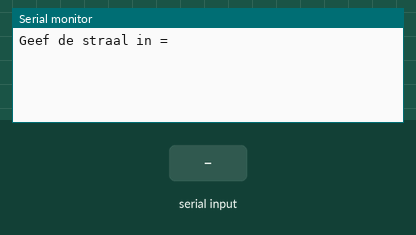
Simulated run of this sketch. Board: Arduino Uno, built with avr-gcc and run on an emulated ATmega328P. On the bench: the last lines printed to the serial monitor. The test bench sets the inputs (shaded band).

Above: at 1.2 s.
1.3 s: "90,45\n" received over Serial
At 2.1 s:
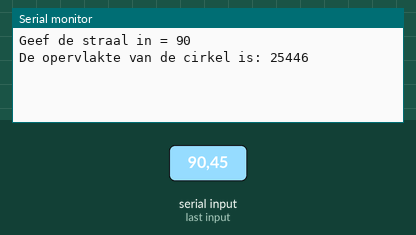
2.8 s: "30,150\n" received over Serial
At 4.1 s:
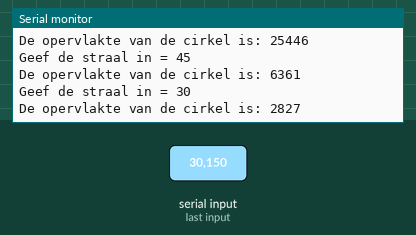
Timing chart, 0 to 5.8 s (numbered marks = the images above; inputs shaded):
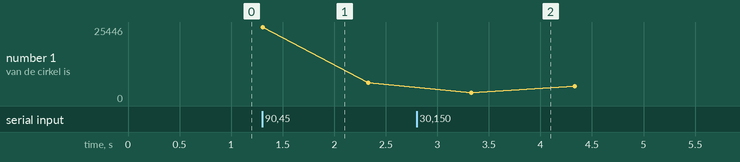

Measured:
- after the input at 1.3 s, the serial monitor: prints a new line at once (image 1)
- after the input at 2.8 s, the serial monitor: prints a new line after 0.50 s (image 2)

The sketch:

surface_circle.ino
```cpp
int radius = 0;
void setup() {
  Serial.begin(9600);
}

void loop() {
  Serial.print("Geef de straal in = ");
  while (Serial.available() == 0) {
  }
  radius = Serial.parseInt();
  Serial.println(radius);
  som(radius);
  delay(1000);
}

void som(int radius)
{ int oplossing;
  oplossing = PI * radius * radius;
  Serial.print("De opervlakte van de cirkel is: ");
  Serial.println(oplossing);
}
```
